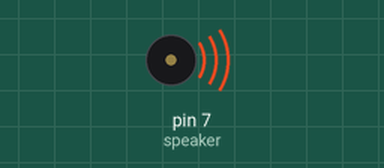
Recording of a sketch running on a simulated Arduino Uno, built with avr-gcc and run on an emulated ATmega328P. On the bench: buzzer (waves = sounding).

Above: at 0.3 s.
Timing chart, 0 to 17.0 s (numbered marks = the images above):
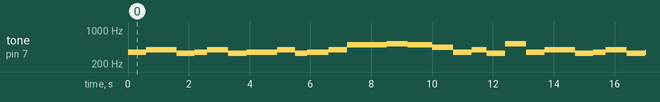

The sketch:

Project_Sound_Generator.ino
```cpp
/***************************************************************
                   ARIF BUDIMAN (4211501009)
                        MEKATRONIKA 3A
                   POLITEKNIK NEGERI BATAM
 **************************************************************/
// 34 5 5 3 4 5  3 4 4 5 3 4
// 5 7 7 7 1. 1. 7  7 6 6 4 4 5 3 1.

int speaker =7;
void setup() {}
void loop() {
tone(speaker,349 ); delay(600); //SU
tone(speaker,395 ); delay(600); //WE
tone(speaker,395 ); delay(400); //O
tone(speaker,330 ); delay(600); //RA
tone(speaker,349 ); delay(400); //JA
tone(speaker,395 ); delay(700); //MU

tone(speaker,330 ); delay(600); //JA
tone(speaker,349 ); delay(600); //MU
tone(speaker,349 ); delay(400); //GO
tone(speaker,395 ); delay(600); //DONG
tone(speaker,330 ); delay(400); //TE
tone(speaker,349 ); delay(700); //LO

tone(speaker,395 ); delay(600); //SU
tone(speaker,494 ); delay(600); //WE
tone(speaker,494 ); delay(300); //O
tone(speaker,494 ); delay(400); //RA
tone(speaker,520 ); delay(300); //KE
tone(speaker,520 ); delay(400); //TE
tone(speaker,494 ); delay(500); //MU


tone(speaker,494 ); delay(300); //KE
tone(speaker,440 ); delay(400); //TE
tone(speaker,440 ); delay(300); //MU
tone(speaker,349 ); delay(300); //PI
tone(speaker,349 ); delay(300); //SAN
tone(speaker,395 ); delay(500); //GA
tone(speaker,330 ); delay(600); //WE
tone(speaker,520 ); delay(700); //LO

/*
tone(speaker,262 ); delay(500); =DO
tone(speaker,294 ); delay(500); =RE
tone(speaker,330 ); delay(500); =MI
tone(speaker,349 ); delay(500); =FA
tone(speaker,395 ); delay(500); =SOL
tone(speaker,440 ); delay(500); =LA
tone(speaker,494 ); delay(500); =SI
tone(speaker,520 ); delay(500); =DO
*/
}
```
